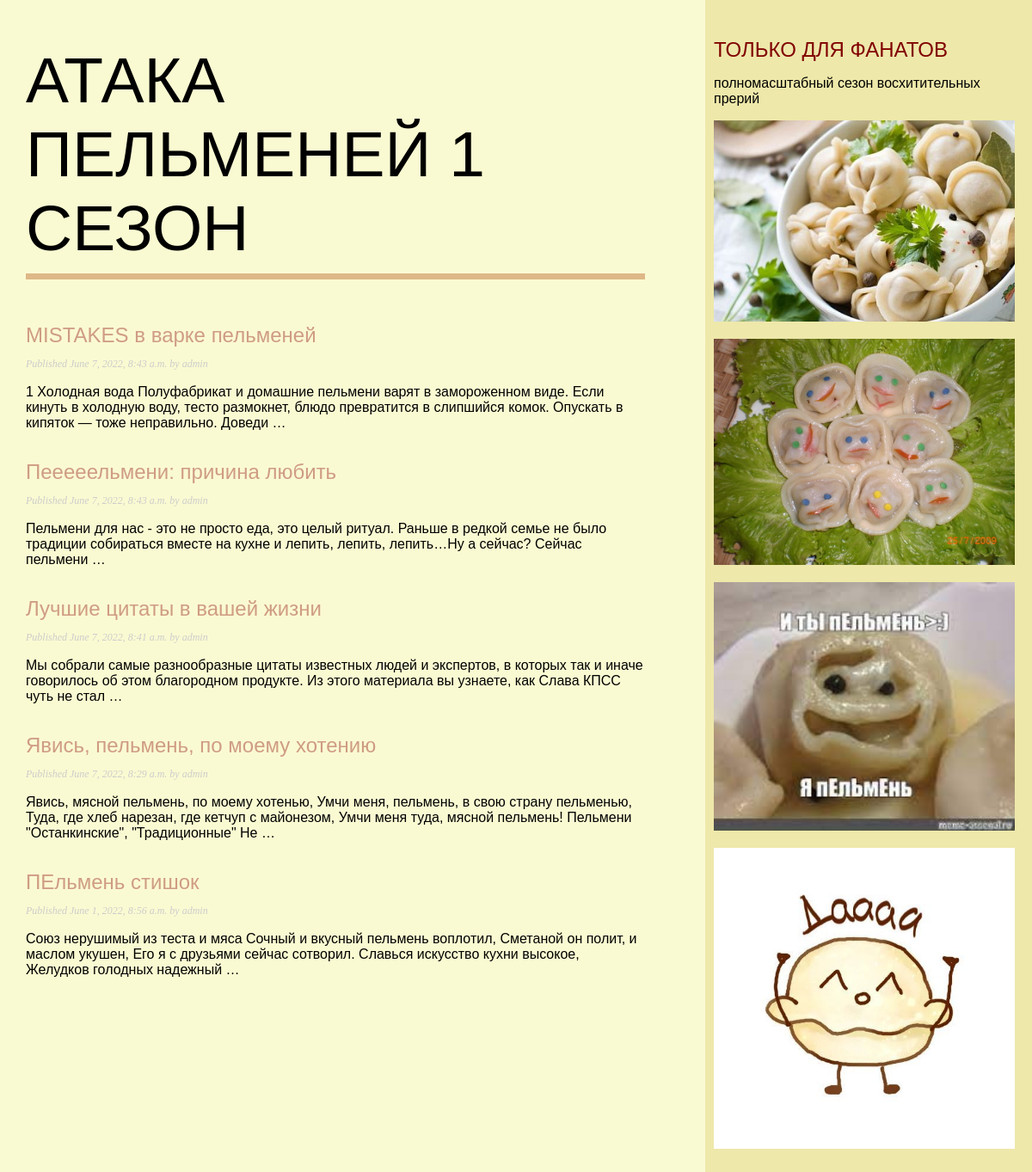
Screenshot of /blog/ with the database file from the repository.
### blog/models.py (models this page shows, shortened)
class Post(models.Model):
    class Status(models.TextChoices):
        DRAFT = 'DF', 'Draft'
        PUBLISHED = 'PB', 'Published'
    title = models.CharField(max_length=250)
    slug = models.SlugField(max_length=250)
    author = models.ForeignKey(User,
    on_delete=models.CASCADE,
    related_name='blog_posts')
    body = models.TextField()
    publish = models.DateTimeField(default=timezone.now)
    created = models.DateTimeField(auto_now_add=True)
    updated = models.DateTimeField(auto_now=True)
    status = models.CharField(max_length=2,
    choices=Status.choices,
    default=Status.DRAFT)
    objects = models.Manager() # The default manager.
    published = PublishedManager() # Our custom manager.
    class Meta:
        ordering = ['-publish']
        indexes = [
        models.Index(fields=['-publish']),
    ]

### blog/views.py (the view)
# urls.py: path('', views.post_list, name='post_list'),
def post_list(request):
    posts = Post.published.all()
    return render(request, 'blog/post/list.html', {'posts': posts})

### blog/models.py (called while the page is built)
    def get_queryset(self):
        return super().get_queryset().filter(status=Post.Status.PUBLISHED)

### blog/templates/blog/post/list.html (shortened to what this page needs)
{% extends "blog/base.html" %}
{% block content %}
  <h1>АТАКА ПЕЛЬМЕНЕЙ 1 СЕЗОН</h1>
  {% for post in posts %}
    <h2>
      <a href="{% url 'blog:post_detail' post.id %}">
        {{ post.title }}
      </a>
    </h2>
    <p class="date">
      Published {{ post.publish }} by {{ post.author }}
    </p>
    {{ post.body|truncatewords:30|linebreaks }}
  {% endfor %}
{% endblock %}

### blog/static/css/blog.css (style rules this page uses)
body { margin:0; padding:0; font-family:helvetica, sans-serif; }
a { color:#cf9c83; text-decoration:none; }
h1 { font-weight:normal; font-size: 75px; border-bottom:7px solid #bbb; padding:0 0 10px 0; border-bottom-color: #deb887; }
h2 { color: #800000 ; font-weight:normal; margin:34px 0 0; }
p.date { color:#ccc; font-family: georgia, serif; font-size: 12px; font-style: italic; }

### blog/templates/blog/base.html (style rules this page uses)
body { background: #fafad2; }

### rows the page displays
Post: title "MISTAKES в варке пельменей", publish "June 7, 2022, 8:43 a.m.", author "admin", body "1 Холодная вода Полуфабрикат и домашние пельмени варят в замороженном виде. Если кинуть в холодную воду, тесто размокнет, блюдо превратится в слипшийся комок. Опускать в кипяток — тоже неправильно. Доведи …"
Post: title "Пееееельмени: причина любить", publish "June 7, 2022, 8:43 a.m.", author "admin", body "Пельмени для нас - это не просто еда, это целый ритуал. Раньше в редкой семье не было традиции собираться вместе на кухне и лепить, лепить, лепить…Ну а сейчас? Сейчас пельмени …"
Post: title "Лучшие цитаты в вашей жизни", publish "June 7, 2022, 8:41 a.m.", author "admin", body "Мы собрали самые разнообразные цитаты известных людей и экспертов, в которых так и иначе говорилось об этом благородном продукте. Из этого материала вы узнаете, как Слава КПСС чуть не стал …"
Post: title "Явись, пельмень, по моему хотению", publish "June 7, 2022, 8:29 a.m.", author "admin", body "Явись, мясной пельмень, по моему хотенью, Умчи меня, пельмень, в свою страну пельменью, Туда, где хлеб нарезан, где кетчуп с майонезом, Умчи меня туда, мясной пельмень! Пельмени \"Останкинские\", \"Традиционные\" Не …"
Post: title "ПЕльмень стишок", publish "June 1, 2022, 8:56 a.m.", author "admin", body "Союз нерушимый из теста и мяса Сочный и вкусный пельмень воплотил, Сметаной он полит, и маслом укушен, Его я с друзьями сейчас сотворил. Славься искусство кухни высокое, Желудков голодных надежный …"
